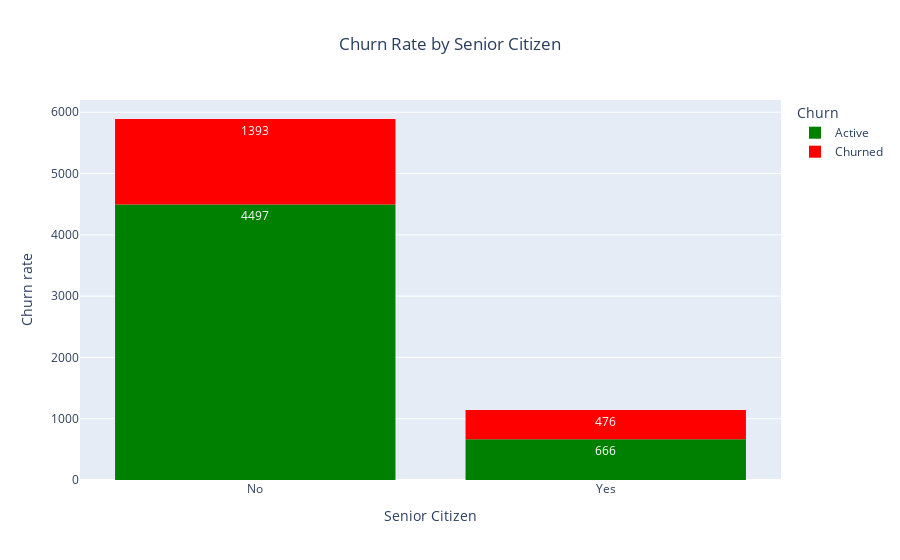

Notebook cell for this chart:
### Code cell
comp_churn(data_norm, 'customer.SeniorCitizen', 'Churn Rate by Senior Citizen', 'Senior Citizen')

### Figure 1 — Plotly figure (JSON) as saved in the notebook; plotly's stock layout.template omitted (floating-point values rounded to 4 significant figures; data arrays with more than 128 entries replaced by an {"elided": "..."} marker saying what was removed)
{"data": [{"bingroup": "x", "hovertemplate": "Churn=Active<br>customer.SeniorCitizen=%{x}<br>count=%{y}<extra></extra>", "legendgroup": "Active", "marker": {"color": "green", "pattern": {"shape": ""}}, "name": "Active", "orientation": "v", "showlegend": true, "texttemplate": "%{value}", "type": "histogram", "x": {"elided": "5163 str values"}, "xaxis": "x", "yaxis": "y"}, {"bingroup": "x", "hovertemplate": "Churn=Churned<br>customer.SeniorCitizen=%{x}<br>count=%{y}<extra></extra>", "legendgroup": "Churned", "marker": {"color": "red", "pattern": {"shape": ""}}, "name": "Churned", "orientation": "v", "showlegend": true, "texttemplate": "%{value}", "type": "histogram", "x": {"elided": "1869 str values"}, "xaxis": "x", "yaxis": "y"}], "layout": {"bargap": 0.2, "barmode": "relative", "legend": {"title": {"text": "Churn"}, "tracegroupgap": 0}, "title": {"text": "Churn Rate by Senior Citizen", "x": 0.5}, "xaxis": {"anchor": "y", "domain": [0, 1], "title": {"text": "Senior Citizen"}}, "yaxis": {"anchor": "x", "domain": [0, 1], "title": {"text": "Churn rate"}}}}
